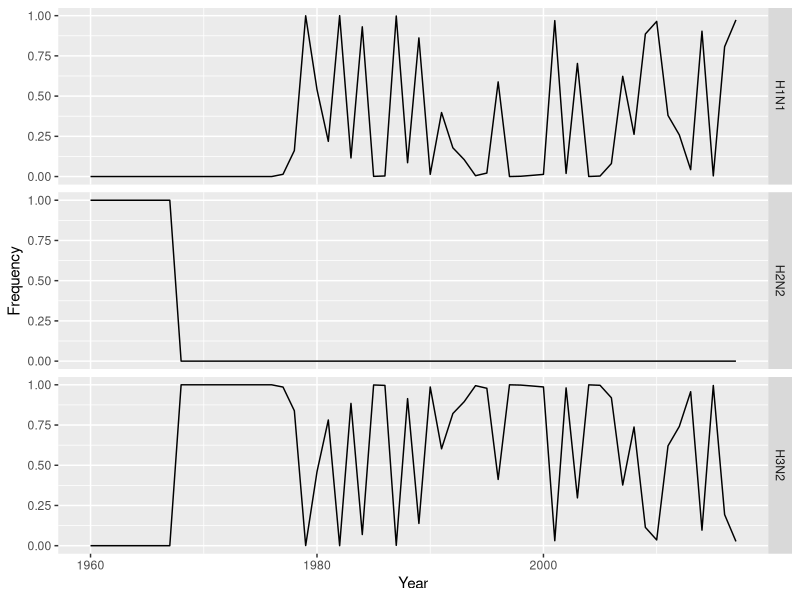

This figure's R source:
#! /usr/bin/env Rscript

library(dplyr)
library(tidyr)
library(ggplot2)

# Avian influenza cases in humans usually arise from two viral subtypes, H5N1
# and H7N9. An interesting observation is that the age distributions for H5N1
# and H7N9 cases differ: older people are more likely to get very sick and die
# from H7N9, and younger people from H5N1. There’s no evidence for age-related
# differences in exposure. A recent paper showed that the risk of severe
# infection or death with avian influenza from 1997-2015 could be well
# explained by a simple model that correlated infection risk with the subtype
# of seasonal (non-avian) influenza a person was first exposed to in childhood.
# Different subtypes (H1N1, H2N2, and H3N2) have circulated in different years.
# Perhaps because H3N2 is more closely related to H7N9 than to H5N1, people
# with primary H3N2 infections seem protected from severe infections with H7N9.
# The complement is true for people first infected with H1N1 or H2N2 and later
# exposed to H5N1.
#
# Of course, we do not know the full infection history of any person who was
# hospitalized with avian influenza. We only know the person’s age and the year
# of hospitalization or death. To perform their analysis, the authors needed to
# calculate the probability that each case had a primary infection with each
# subtype, i.e., the probability that a person born in a given year was first
# infected with each subtype. Your challenge is to calculate these
# probabilities.
#
# The authors had to make some assumptions. First, they assumed that the risk
# of influenza infection is 28% in each year of life. Second, they assumed that
# the frequency of each circulating subtype could be inferred from the numbers
# of isolates sampled (primarily in hospitals) each year. These counts are
# given in subtype_counts.csv.

# The challenge: For every year between 1960 and 1996, calculate the
# probability that a person born in that year had primary infection with H1N1,
# H2N2, and H3N2. You must program defensively to pull this off.

# The counts are actually given for each influenza season in the U.S., which is
# slightly different from a calendar year, but you can ignore this. You’ll
# notice that “1” and “0” are used where we know (or will assume) that only one
# subtype was circulating. The authors made several other assumptions, but this
# is good enough for now.

risk <- .28
start_year <- 1960
end_year <- 2017

birdfludata <- tbl_df(read.csv("data/subtype_counts.csv", header=T))

meltyfludata <- birdfludata %>% gather("Strain", "Count",
                                       c("H1N1","H2N2","H3N2"))
meltyfludata <- meltyfludata %>% group_by(Year) %>%
  mutate(Frequency=Count/sum(Count))

pl_flufreq = ggplot(meltyfludata) + aes(x=Year, y=Frequency, group=Strain) +
  geom_line() + facet_grid(Strain~.)

people <- tbl_df(data.frame(Birthyear=as.integer(seq(start_year,end_year,1))))
people$pH1N1 <- 1:length(people$Birthyear)*0
people$pH2N2 <- 1:length(people$Birthyear)*0
people$pH3N2 <- 1:length(people$Birthyear)*0
people$pNone <- 1:length(people$Birthyear)*0+1

# use recursive function to compute probabilities
recursiveflu <- function(year, flu_f, people_f, risk=0.28) {
  fH1N1 <- filter(flu_f, Year == year, Strain=="H1N1")$Frequency
  fH2N2 <- filter(flu_f, Year == year, Strain=="H2N2")$Frequency
  fH3N2 <- filter(flu_f, Year == year, Strain=="H3N2")$Frequency
  
  people_f$pH1N1 <- people_f$pH1N1 + risk*fH1N1*people_f$pNone
  people_f$pH2N2 <- people_f$pH2N2 + risk*fH2N2*people_f$pNone
  people_f$pH3N2 <- people_f$pH3N2 + risk*fH3N2*people_f$pNone
  people_f$pNone <- people_f$pNone * (1-risk)

  if (year == end_year) {
    return(people_f)
  } else {
    recursiveflu(year+1, flu_f, people_f)
  }
}

count <- 1
for (year in seq(start_year,end_year,1)) {
  people[count,] <- recursiveflu(year, meltyfludata,
                                 filter(people, Birthyear == year), risk)
  print(people[count,])
  count <- count + 1
}

soln <- people %>% filter(Birthyear >= 1960, Birthyear <= 1996)
print(as.data.frame(soln))

# Birthyear       pH1N1     pH2N2      pH3N2        pNone
#      1960 0.001341773 0.9277796 0.07087863 5.312327e-09
#      1961 0.001863574 0.8996939 0.09844255 7.378232e-09
#      1962 0.002588298 0.8606859 0.13672576 1.024754e-08
#      1963 0.003594858 0.8065082 0.18989689 1.423270e-08
#      1964 0.004992858 0.7312614 0.26374568 1.976764e-08
#      1965 0.006934525 0.6267520 0.36631345 2.745505e-08
#      1966 0.009631285 0.4816000 0.50876868 3.813202e-08
#      1967 0.013376784 0.2800000 0.70662316 5.296114e-08
#      1968 0.018578867 0.0000000 0.98142106 7.355714e-08
#      1969 0.025803982 0.0000000 0.97419592 1.021627e-07
#      1970 0.035838863 0.0000000 0.96416099 1.418926e-07
#      1971 0.049776199 0.0000000 0.95022360 1.970731e-07
#      1972 0.069133610 0.0000000 0.93086612 2.737126e-07
#      1973 0.096018902 0.0000000 0.90398072 3.801564e-07
#      1974 0.133359587 0.0000000 0.86663989 5.279950e-07
#      1975 0.185221648 0.0000000 0.81477762 7.333264e-07
#      1976 0.257252289 0.0000000 0.74274669 1.018509e-06
#      1977 0.357294846 0.0000000 0.64270374 1.414596e-06
#      1978 0.490816485 0.0000000 0.50918155 1.964716e-06
#      1979 0.618959042 0.0000000 0.38103823 2.728773e-06
#      1980 0.471117279 0.0000000 0.52887893 3.789962e-06
#      1981 0.444119343 0.0000000 0.55587539 5.263836e-06
#      1982 0.531762977 0.0000000 0.46822971 7.310884e-06
#      1983 0.349670801 0.0000000 0.65031904 1.015401e-05
#      1984 0.440719250 0.0000000 0.55926665 1.410278e-05
#      1985 0.250217861 0.0000000 0.74976255 1.958720e-05
#      1986 0.347131792 0.0000000 0.65284100 2.720445e-05
#      1987 0.480728608 0.0000000 0.51923361 3.778395e-05
#      1988 0.279669174 0.0000000 0.72027835 5.247771e-05
#      1989 0.355004578 0.0000000 0.64492254 7.288571e-05
#      1990 0.158014565 0.0000000 0.84188421 1.012302e-04
#      1991 0.214184600 0.0000000 0.78567480 1.405974e-04
#      1992 0.142787253 0.0000000 0.85701747 1.952742e-04
#      1993 0.128882936 0.0000000 0.87084585 2.712142e-04
#      1994 0.138198567 0.0000000 0.86142475 3.766864e-04
#      1995 0.189912666 0.0000000 0.80956416 5.231755e-04
#      1996 0.255398585 0.0000000 0.74387478 7.266327e-04
